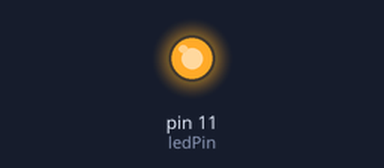
Simulated run of this sketch. Board: Arduino Uno, built with avr-gcc and run on an emulated ATmega328P. Parts: output pins drawn as LEDs (lit = HIGH).

Above: at 0.1 s.
Timing chart, 0 to 1.6 s (numbered marks = the images above):
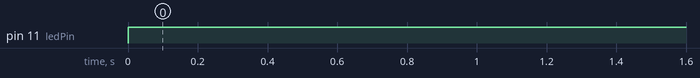

Measured:
- by itself, pin 11 (ledPin): LOW → HIGH at 0.00 s

The sketch:

sketch_dec26a.ino
```cpp
int ledPin = 11;

void setup()
{
  pinMode(ledPin, OUTPUT);;
}

void loop()
{
    digitalWrite(ledPin, HIGH);
    ///Serial.println("HIGH");
}
```
